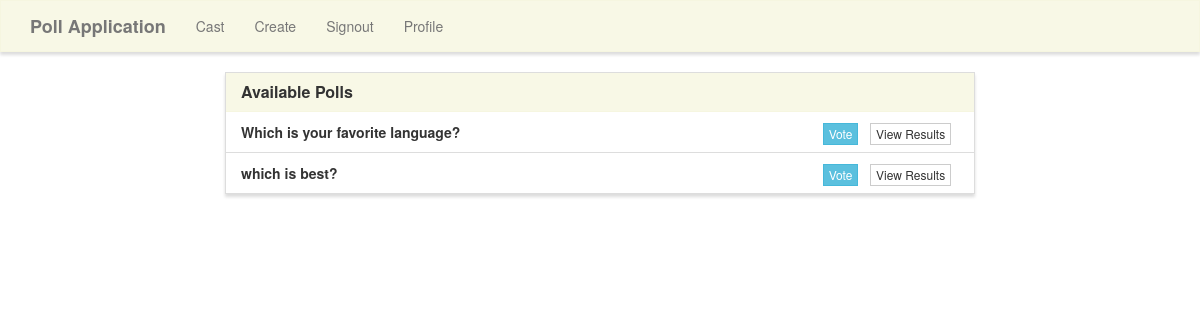
Page /cast on the earlier database version.
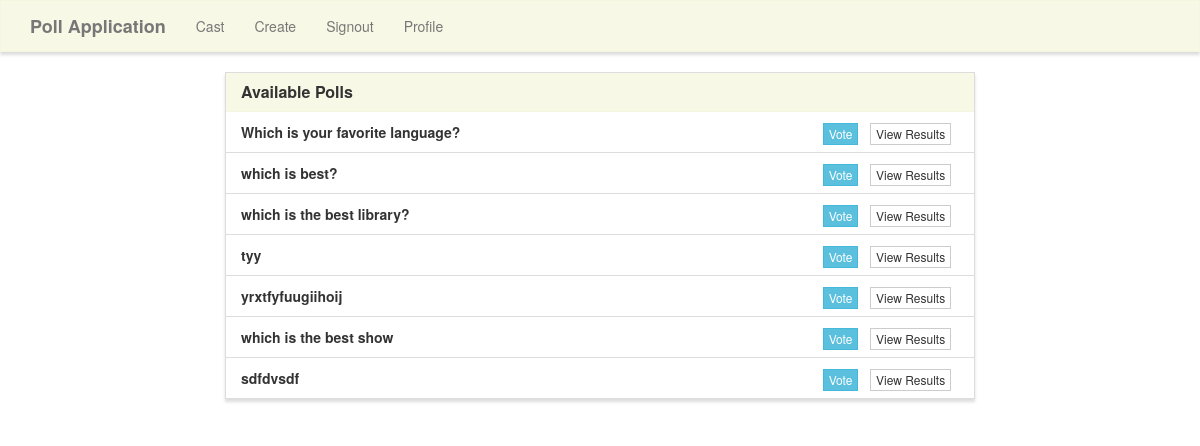
Same page on the later database version.
### poll/models.py (models this page shows, shortened)
class Poll(models.Model):
    question = models.TextField()
    option_one = models.CharField(max_length=30)
    option_two = models.CharField(max_length=30)
    option_three = models.CharField(max_length=30)
    option_four = models.CharField(max_length=30)
    option_one_count = models.IntegerField(default=0)
    option_two_count = models.IntegerField(default=0)
    option_three_count = models.IntegerField(default=0)
    option_four_count = models.IntegerField(default=0)

### poll/views.py (the view)
# urls.py: path('cast', poll_views.cast, name='cast'),
def cast(request):
    polls = Poll.objects.all()
    context = {
        'polls' : polls
    }
    return render(request, 'poll/cast.html', context)

### poll/templates/poll/cast.html (shortened to what this page needs)
{% extends "poll/base.html" %}
{% block main %}
<div class="row">
    <div class="col-lg-8 col-lg-offset-2">
        <div class="panel panel-default">
            <div class="panel-heading">
                <h3 class="panel-title">Available Polls</h3>
            </div>
            <ul class="list-group">
                {% for poll in polls %}
                <li class="list-group-item">
                    <strong>{{ poll.question }}</strong>
                    <span class="pull-right">
                        <a href="{% url 'vote' poll.id %}" class="btn btn-info btn-xs">Vote</a> &nbsp;
                        <a href="{% url 'results' poll.id %}" class="btn btn-default btn-xs">View Results</a> &nbsp;
                    </span>
                </li>
                {% endfor %}
            </ul>
        </div>
    </div>
</div>
{% endblock %}

### poll/templates/poll/base.html (shortened to what this page needs)
{% load static %}
<!DOCTYPE html>
<html lang="en">
	<head>
		<link rel="stylesheet" href="https://maxcdn.bootstrapcdn.com/bootstrap/3.3.7/css/bootstrap.min.css">
		<link rel="stylesheet" type="text/css" href="{% static 'style.css' %}" />
	</head>
	<body>
		<nav class="navbar navbar-default" role="navigation">
			<div class="container">
				<div class="navbar-header">
					<a class="navbar-brand" href="{% url 'home' %}">Poll Application</a>
				</div>
				<div class="collapse navbar-collapse navbar-ex1-collapse">
					<ul class="nav navbar-nav">
						<li><a href="{% url 'cast' %}">Cast</a></li>
						<li><a href="{% url 'create' %}">Create</a></li>
                        <li><a href="{% url 'signout' %}">Signout</a></li>
						<li><a href="{% url 'profile' %}">Profile</a></li>
					</ul>
				</div>
			</div>
		</nav>
		<div class="container">
			{% block main %}{% endblock %}
		</div>
	</body>
</html>

### poll/static/style.css (style rules this page uses)
.navbar-default, .btn, .form-control, .panel { border-radius: 0; }
.navbar-default { background-color: rgba(245, 245, 220, .7); border-color: rgba(245, 245, 220, .6); box-shadow: 0px 3px 3px 0px #ddd; }
.panel-default > .panel-heading { color: #333; background-color: rgba(245, 245, 220, .7); border-color: rgba(245, 245, 220, .6); border-top-left-radius: 0; border-top-right-radius: 0; }
.panel { box-shadow: 0px 3px 3px 0px #ddd; }
a.navbar-brand, .panel-title { font-weight: bolder; }

Differences in the rows shown:
added Poll: question "which is the best library?"
added Poll: question "tyy"
added Poll: question "yrxtfyfuugiihoij"
added Poll: question "which is the best show"
added Poll: question "sdfdvsdf"
